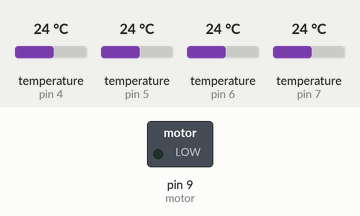
A sketch run on a simulated Arduino Uno, built with avr-gcc and run on an emulated ATmega328P. Parts: switched loads named in the sketch (green lamp = pin HIGH). The inputs (shaded band) are chosen by the test bench; at power-on: temperature (sensors on pin 6, pin 4, pin 5, pin 7) 24 °C. What the sketch prints to the serial monitor is not drawn.

Above: at 2.3 s.
2.4 s: temperature (sensor on pin 6) set to 28 °C
At 3.7 s:
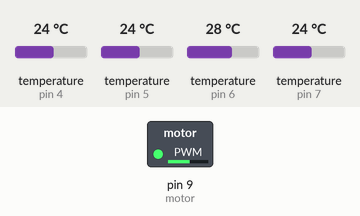
8.1 s: temperature (sensor on pin 6) set to 33 °C
At 10.3 s:
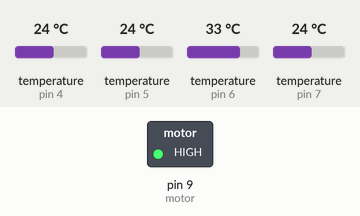
14.8 s: temperature (sensor on pin 6) set to 41 °C
At 16.9 s:
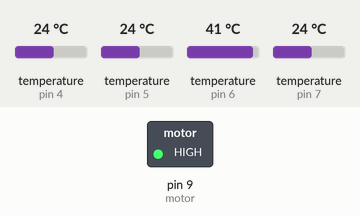
18.1 s: temperature (sensor on pin 6) set to 12 °C
At 21.4 s:
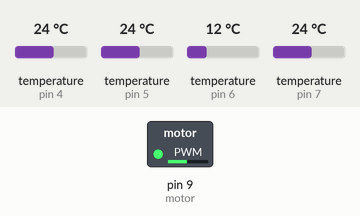
Timing chart, 0 to 22.4 s (numbered marks = the images above; inputs shaded):
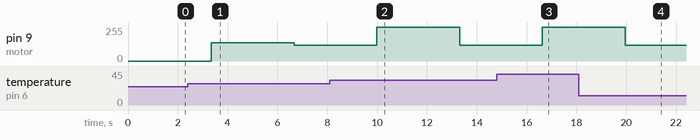

Measured:
- after the input at 2.4 s, pin 9 (motor): 0/255 → 137/255 after 0.95 s, → 120/255 3.3 s later
- after the input at 8.1 s, pin 9 (motor): 120/255 → 255/255 after 1.9 s, → 120/255 3.3 s later
- after the input at 14.8 s, pin 9 (motor): 120/255 → 255/255 after 1.8 s
- after the input at 18.1 s, pin 9 (motor): 255/255 → 120/255 after 1.9 s

The sketch:

cod_arduino.ino
```cpp
#include <OneWire.h> //INCLUSÃO DE BIBLIOTECA
#include <DallasTemperature.h> //INCLUSÃO DE BIBLIOTECA
#include <PID_v1.h> //INCLUSÃO DE BIBLIOTECA

#define termopar1 7 //DEFINE O PINO DIGITAL UTILIZADO PELO SENSOR DO TERMOPAR 1 - ENTRADA DO CASCO
#define termopar2 6 //DEFINE O PINO DIGITAL UTILIZADO PELO SENSOR DO TERMOPAR 2 - SAÍDA DO CASCO
#define termopar3 5 //DEFINE O PINO DIGITAL UTILIZADO PELO SENSOR DO TERMOPAR 3 - ENTRADA DOS TUBOS
#define termopar4 4 //DEFINE O PINO DIGITAL UTILIZADO PELO SENSOR DO TERMOPAR 4 - SAÍDA DOS TUBOS
#define motor 9   //DEFINE O PINO DIGITAL PWM UTILIZADO PELO DRIVER PWM

double Setpoint, Input, Output; //DEFINE AS VARIÁVEIS QUE SERÃO UTILIZADAS ITERATIVAMENTE

//unsigned float l_min; // Calculated litres/min
unsigned long currentTime;
unsigned long cloopTime;

OneWire ourWire1(termopar1); //CONFIGURA UMA INSTÂNCIA ONEWIRE PARA SE COMUNICAR COM O SENSOR DO TERMOPAR 1
DallasTemperature sensors1(&ourWire1); //BIBLIOTECA DallasTemperature UTILIZA A OneWire PARA O SENSOR DO TERMOPAR 1

OneWire ourWire2(termopar2); //CONFIGURA UMA INSTÂNCIA ONEWIRE PARA SE COMUNICAR COM O SENSOR DO TERMOPAR 2
DallasTemperature sensors2(&ourWire2); //BIBLIOTECA DallasTemperature UTILIZA A OneWire PARA O SENSOR DO TERMOPAR 2

OneWire ourWire3(termopar3); //CONFIGURA UMA INSTÂNCIA ONEWIRE PARA SE COMUNICAR COM O SENSOR DO TERMOPAR 3
DallasTemperature sensors3(&ourWire3); //BIBLIOTECA DallasTemperature UTILIZA A OneWire PARA O SENSOR DO TERMOPAR 3

OneWire ourWire4(termopar4); //CONFIGURA UMA INSTÂNCIA ONEWIRE PARA SE COMUNICAR COM O SENSOR DO TERMOPAR 4
DallasTemperature sensors4(&ourWire4); //BIBLIOTECA DallasTemperature UTILIZA A OneWire PARA O SENSOR DO TERMOPAR 4

PID myPID(&Input, &Output, &Setpoint,22,2,4, REVERSE); //ESPECIFICA AS CONEXÕES E PARÂMETROS DO CONTROLADOR

void setup()
{
    Serial.begin(9600);
    currentTime = millis();
    cloopTime = currentTime;

    pinMode(motor, OUTPUT); //saída para o motor
    digitalWrite(motor, LOW); //motor inicia desligado

    sensors2.begin(); //INICIA O SENSOR DO TERMOPAR

    Input = sensors2.getTempCByIndex(0); //INICIALIZA A VARIÁVEL DE ENTRADA DO CONTROLADOR
    Setpoint = 34.5; //INDICA O VALOR DESEJADO PARA A VARIÁVEL CONTROLADA

    myPID.SetMode(AUTOMATIC); //INICIA O CONTROLADOR PID
    myPID.SetOutputLimits(120, 255); //LIMITA O FUNCIONAMENTO DA VARIÁVEL DE SAÍDA

    //DEVERIA SER DE 0-255, PORÉM, COM UM VALOR DE SAÍDA MENOR QUE 120 A PERDA DE CARGA INIBE O FUNCIONAMENTO DA BOMBA
}

void loop(){
  currentTime = millis();
  Serial.print(currentTime);
  Serial.print(',');

  sensors1.requestTemperatures();//SOLICITA QUE A FUNÇÃO INFORME A TEMPERATURA DO SENSOR 1
  //Serial.print("Temperatura TERMOPAR 1: "); //IMPRIME O TEXTO NA SERIAL
  Serial.print(sensors1.getTempCByIndex(0)); //IMPRIME NA SERIAL O VALOR DE TEMPERATURA MEDIDO
  //Serial.println("*C"); //IMPRIME O TEXTO NA SERIAL
  Serial.print(',');

  sensors2.requestTemperatures();//SOLICITA QUE A FUNÇÃO INFORME A TEMPERATURA DO SENSOR 2
  //Serial.print("Temperatura TERMOPAR 2: "); //IMPRIME O TEXTO NA SERIAL
  Serial.print(sensors2.getTempCByIndex(0)); //IMPRIME NA SERIAL O VALOR DE TEMPERATURA MEDIDO
  //Serial.println("*C"); //IMPRIME O TEXTO NA SERIAL
  Serial.print(',');

  sensors3.requestTemperatures();//SOLICITA QUE A FUNÇÃO INFORME A TEMPERATURA DO SENSOR 3
  //Serial.print("Temperatura TERMOPAR 3: "); //IMPRIME O TEXTO NA SERIAL
  Serial.print(sensors3.getTempCByIndex(0)); //IMPRIME NA SERIAL O VALOR DE TEMPERATURA MEDIDO
  //Serial.println("*C"); //IMPRIME O TEXTO NA SERIAL
  Serial.print(',');

  sensors4.requestTemperatures();//SOLICITA QUE A FUNÇÃO INFORME A TEMPERATURA DO SENSOR 4
  //Serial.print("Temperatura TERMOPAR 4: "); //IMPRIME O TEXTO NA SERIAL
  Serial.print(sensors4.getTempCByIndex(0)); //IMPRIME NA SERIAL O VALOR DE TEMPERATURA MEDIDO
  //Serial.println("*C"); //IMPRIME O TEXTO NA SERIAL
  Serial.print(',');

  delay(250);//INTERVALO DE 250 MILISSEGUNDOS

  Input = sensors2.getTempCByIndex(0); //ATUALIZA O VALOR DE TEMPERATURA PARA ENTRADA DO CONTROLADOR PID
  myPID.Compute(); //FAZ O CÁLCULO DO CONTROLE PID
  analogWrite(motor,Output); //FAZ O MOTOR RODAR COM O VALOR ESPECIFICADO PARA myPID.SetOutputLimits

  //Serial.print("Saída PID: "); //IMPRIME O TEXTO NA SERIAL
  Serial.println(Output); //IMPRIME NA SERIAL O VALOR DE SAÍDA DO PID
} //end loop
```
